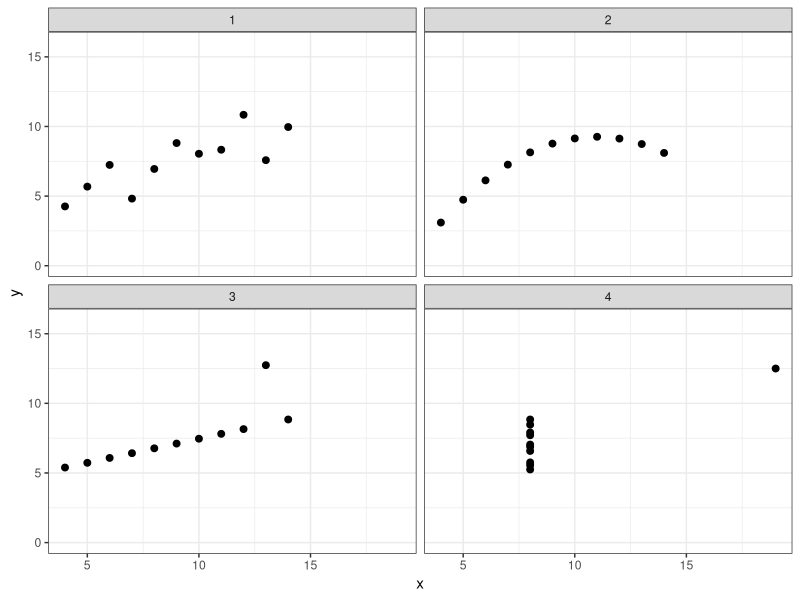
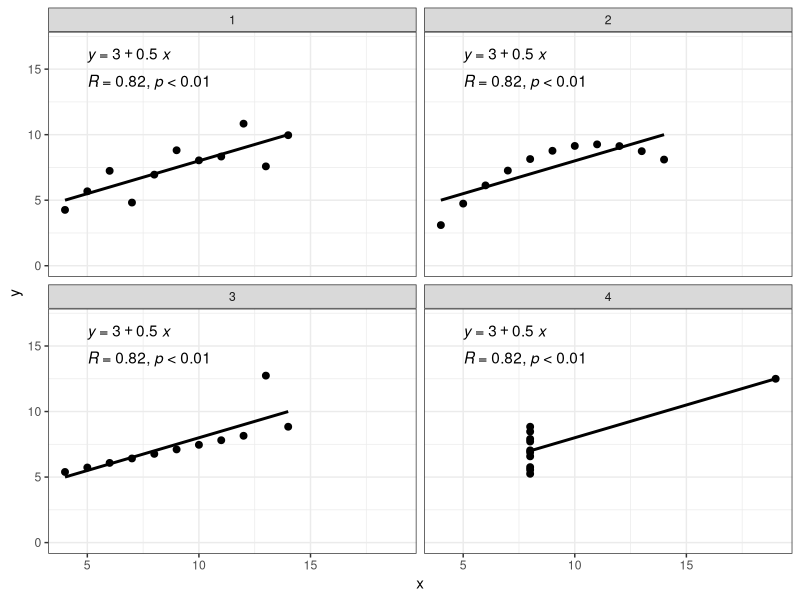
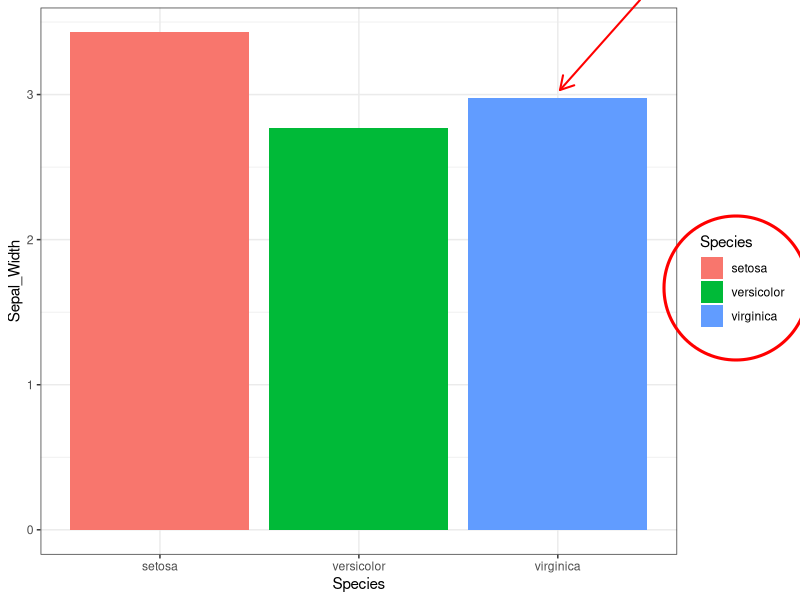

Write R code to recreate these figures, in order.
## ---- chunk 1
#| label: anscombes

library(tidyverse)
library(ggpubr)

anscombe_long <- tidyr::pivot_longer(
  anscombe,
  cols = everything(),
  names_to = c(".value", "set"),
  names_pattern = "([xy])(\\d+)",
  names_transform = list(set = as.integer)
) 

anscombe_fig <- ggpubr::ggscatter(data = anscombe_long, x = "x", y = "y", facet.by = "set") + 
  ylim(c(0, 16)) + 
  theme_bw()

anscombe_fig

ggpubr::ggscatter(data = anscombe_long, x = "x", y = "y", facet.by = "set", add = "reg.line") +
  ylim(c(0, 17)) + 
  ggpubr::stat_regline_equation(label.x = 5, label.y = 16) +
  ggpubr::stat_cor(label.x = 5, label.y = 14, digits = 2, p.accuracy = 0.01) + 
  theme_bw()

## ---- chunk 2
#| label: bad-ink-data-ratio

library(ggplot2)
library(dplyr)
library(cowplot)
library(grid)

base_irisplot <- dplyr::summarise(iris, Sepal_Width = mean(Sepal.Width), .by = Species) |> 
  ggplot() + 
  geom_col(aes(x = Species, y = Sepal_Width, fill = Species)) + 
  theme_bw()

g_circle <- circleGrob(
  x = 0.92, y = 0.52, r = 0.12,
  gp = gpar(col = "red", fill = NA, lwd = 3)
)

g_arrow <- segmentsGrob(
  x0 = 0.8, y0 = 1.0,
  x1 = 0.7, y1 = 0.85,
  arrow = arrow(length = unit(0.15, "inches")),
  gp = gpar(col = "red", lwd = 2)
)

ggdraw(base_irisplot) +
  draw_grob(g_circle, x = 0, y = 0, width = 1, height = 1) + 
  draw_grob(g_arrow,  0, 0, 1, 1)
